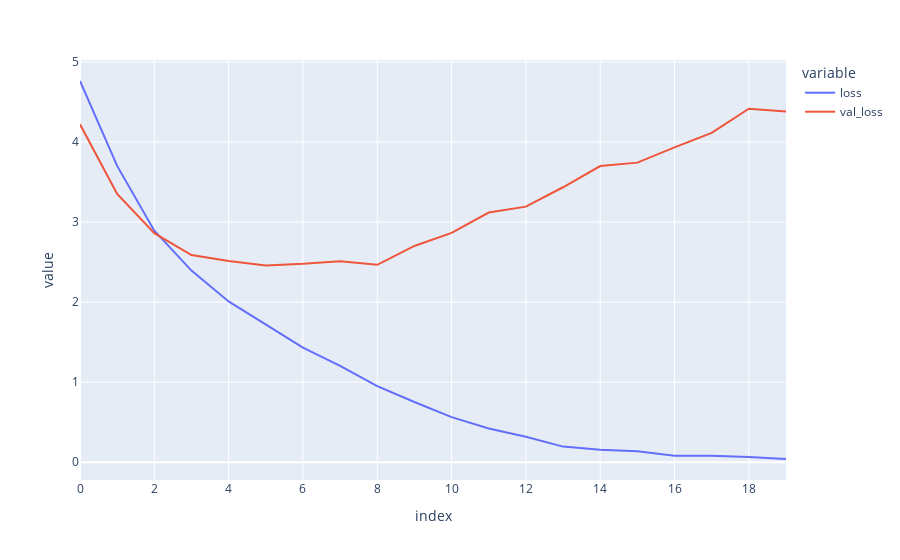

The notebook cell this image was saved under:
### Code cell
fig = px.line({'loss': train_history['loss'], 'val_loss': val_history['loss']})
fig.show()

### Figure 1 — Plotly figure (JSON) as saved in the notebook; plotly's stock layout.template omitted (floating-point values rounded to 4 significant figures)
{"data": [{"hovertemplate": "variable=loss<br>index=%{x}<br>value=%{y}<extra></extra>", "legendgroup": "loss", "line": {"color": "#636efa", "dash": "solid"}, "marker": {"symbol": "circle"}, "mode": "lines", "name": "loss", "orientation": "v", "showlegend": true, "type": "scatter", "x": [0, 1, 2, 3, 4, 5, 6, 7, 8, 9, 10, 11, 12, 13, 14, 15, 16, 17, 18, 19], "xaxis": "x", "y": [4.761, 3.701, 2.892, 2.393, 2.009, 1.717, 1.432, 1.203, 0.9509, 0.7525, 0.563, 0.4225, 0.3174, 0.1955, 0.1547, 0.1367, 0.08063, 0.08167, 0.0663, 0.04069], "yaxis": "y"}, {"hovertemplate": "variable=val_loss<br>index=%{x}<br>value=%{y}<extra></extra>", "legendgroup": "val_loss", "line": {"color": "#EF553B", "dash": "solid"}, "marker": {"symbol": "circle"}, "mode": "lines", "name": "val_loss", "orientation": "v", "showlegend": true, "type": "scatter", "x": [0, 1, 2, 3, 4, 5, 6, 7, 8, 9, 10, 11, 12, 13, 14, 15, 16, 17, 18, 19], "xaxis": "x", "y": [4.221, 3.351, 2.86, 2.588, 2.515, 2.458, 2.478, 2.509, 2.465, 2.701, 2.864, 3.118, 3.192, 3.434, 3.699, 3.742, 3.932, 4.114, 4.416, 4.381], "yaxis": "y"}], "layout": {"legend": {"title": {"text": "variable"}, "tracegroupgap": 0}, "margin": {"t": 60}, "xaxis": {"anchor": "y", "domain": [0, 1], "title": {"text": "index"}}, "yaxis": {"anchor": "x", "domain": [0, 1], "title": {"text": "value"}}}}
